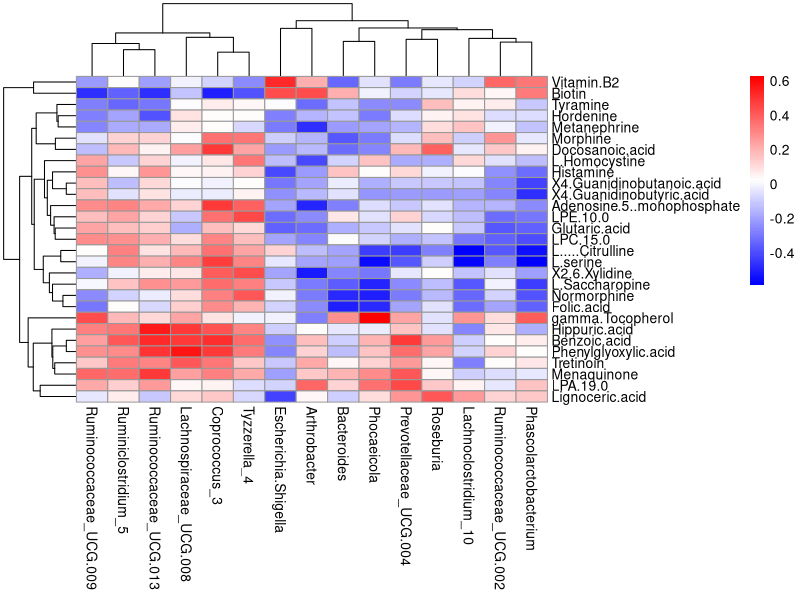
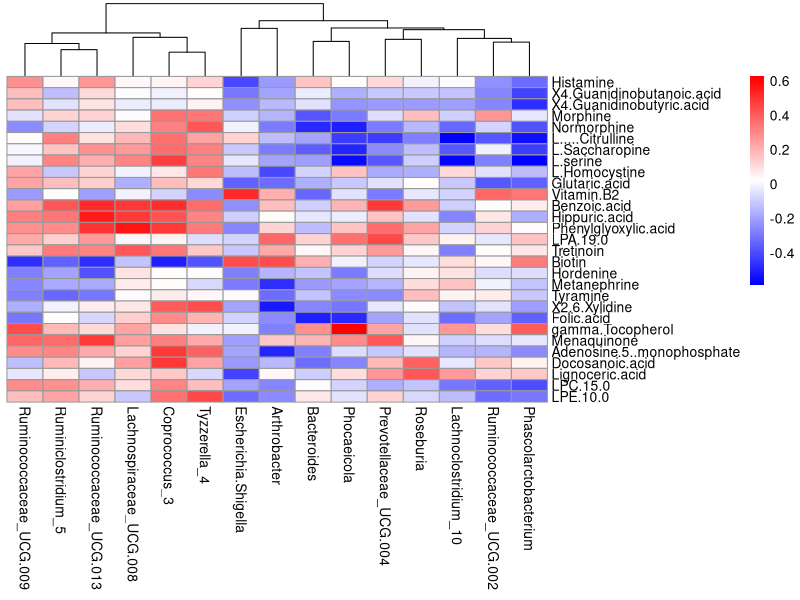
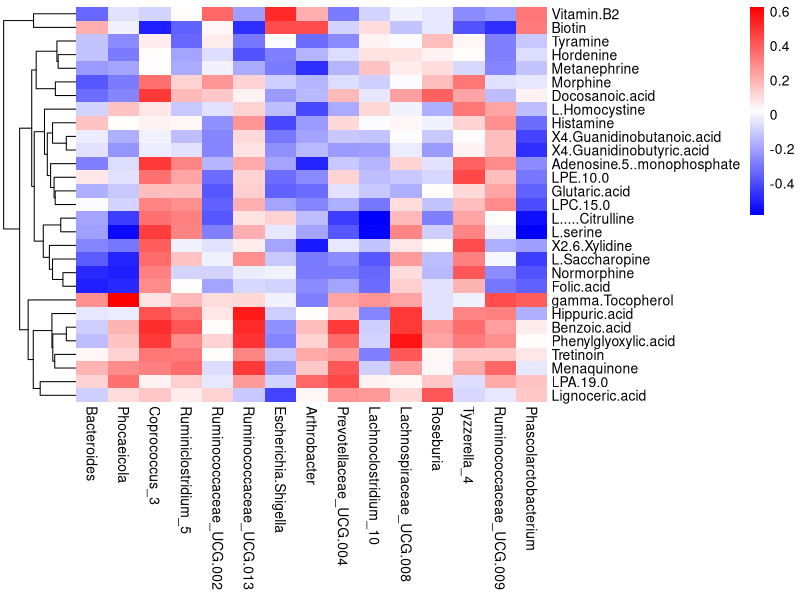
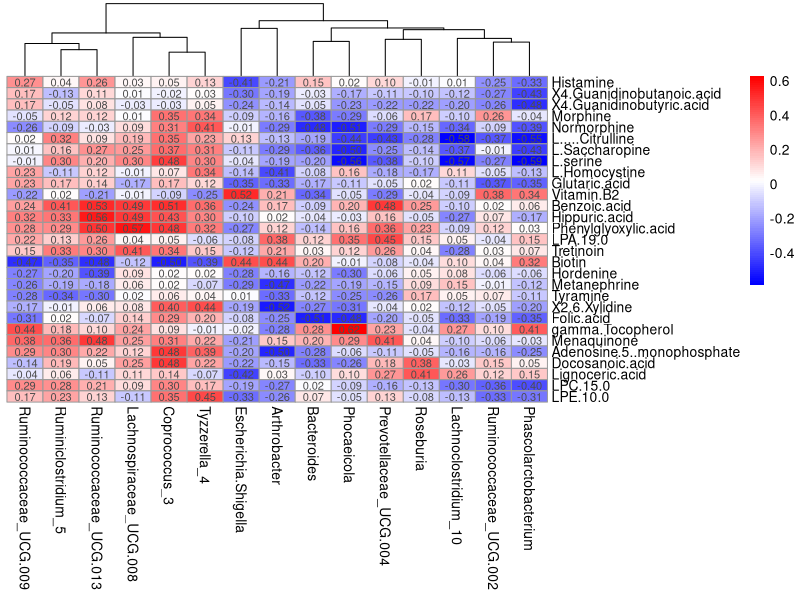
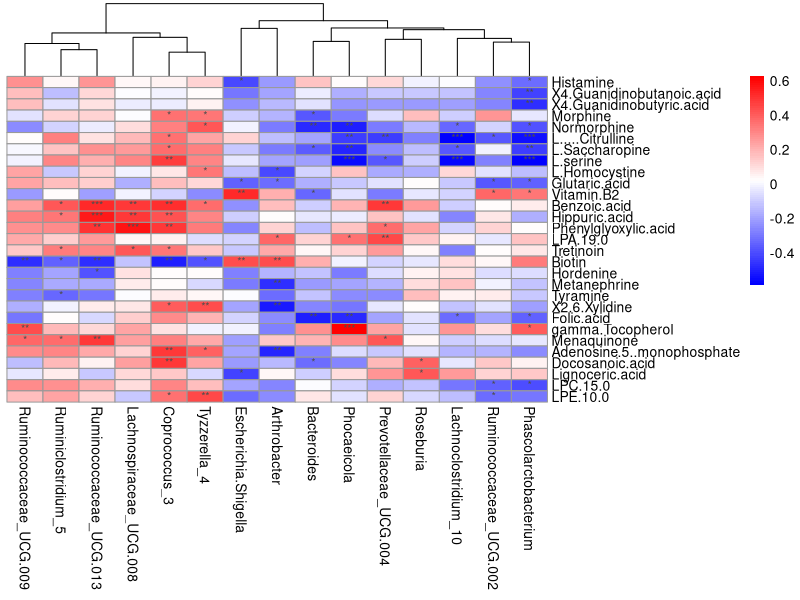
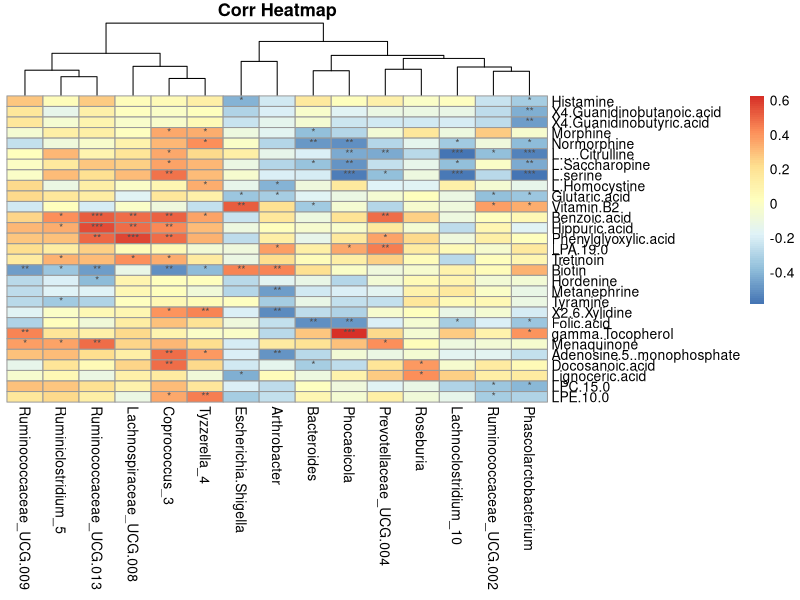

Generate these figures, in order, with R:
# 本文介绍了如何画两组变量（特征）的相关关系热图。

# 准备数据
# 两组变量的数据可以像下面这样处理，分别保存在两个csv文件中。
# 导入数据及数据预处理
setwd("原始数据与代码对应/微生物代谢物相关性热图.代码/")
rows <- read.csv("sdm29.csv")
cols <- read.csv("lefse.genus15.csv")
str(rows)

str(cols)

# 简单热图
# 构建相关关系矩阵
library(psych)
data.corr <- corr.test(rows[, 2:30], cols[, 2:16], method="spearman", adjust="fdr")
data.r <- data.corr$r  # 相关系数
data.p <- data.corr$p  # p值

# 画热图
library(pheatmap)
# 设置颜色参数为蓝色和红色
my_colors <- colorRampPalette(c("blue", "white", "red"))(n = 100)
# 进行层次聚类并绘制热图
hc <- hclust(dist(data.r), method = "average")
pheatmap(data.r, clustering_method = "average", cluster_rows = TRUE, cluster_cols = TRUE, color=my_colors)

# 只对列进行聚类
pheatmap(data.r, clustering_method = "average", cluster_rows = F, cluster_cols = TRUE, color=my_colors)

# 只对行进行聚类
pheatmap(data.r, clustering_method = "average", cluster_rows = T, cluster_cols = F, color=my_colors, border_color=NA)

# 将相关系数显示在图上
data.r.fmt <- matrix(sprintf("%.2f", data.r), nrow=nrow(data.p))  # 只保留小数点后两位
pheatmap(data.r, clustering_method="average", cluster_rows=F, display_numbers=data.r.fmt, color=my_colors)

# 在图上加上显著性标记
getSig <- function(dc) {
  sc <- ''
  if (dc < 0.001) sc <- '***'
  else if (dc < 0.01) sc <- '**'
  else if (dc < 0.05) sc <- '*'
  sc
}
sig.mat <- matrix(sapply(data.p, getSig), nrow=nrow(data.p))
str(sig.mat)
pheatmap(data.r, clustering_method="average", cluster_rows=F, display_numbers=sig.mat, color=my_colors)

# 如果想进一步改变图形效果，可以参考pheatmap函数的用法，修改相应的参数。比如：聚类方式改为complete，加上标题等。
pheatmap(data.r, clustering_method="complete", cluster_rows=F, display_numbers=sig.mat, main="Corr Heatmap")
